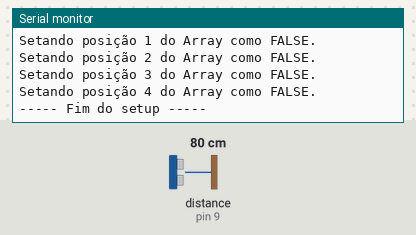
The sketch below on a simulated Arduino Uno, built with avr-gcc and run on an emulated ATmega328P. On the bench: the last lines printed to the serial monitor. Inputs (shaded band) come from the test bench; at power-on: distance to the obstacle (sensor on pin 9) 80 cm. The echo pulse lasts 58.3 µs per cm.

Above: at 3.5 s.
3.6 s: distance to the obstacle (sensor on pin 9) set to 2 cm
At 4.9 s:
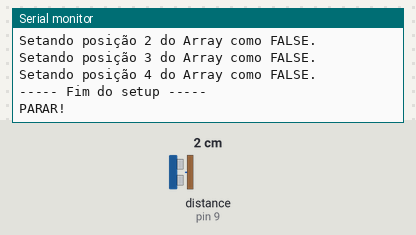
5.2 s: distance to the obstacle (sensor on pin 9) set to 35 cm
At 6.3 s:
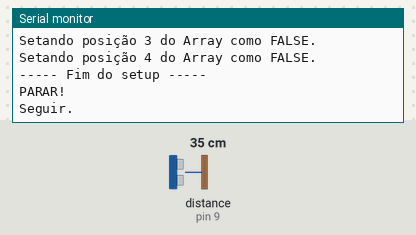
Timing chart, 0 to 8.2 s (numbered marks = the images above; inputs shaded):
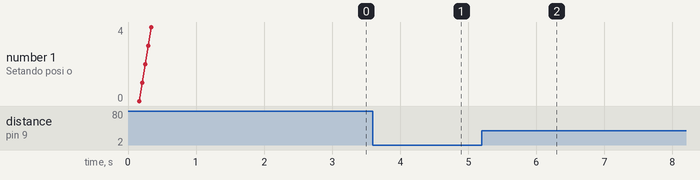

The sketch:

sensor_ultra.ino
```cpp
#include <HCSR04.h>

//Definição de pinos
#define pingTrig 8
#define pingEcho 9


//Definição de parâmetros
#define distObstaculo 27 // distancia em centimetros
#define tempoLeitura 50 //minimo de intervalo para cada leitura
#define medidaDist 5 //quantidade de medidas armazenadas

#define DEBUG

// Variaveis
boolean       obstaculo = false;
boolean       parar = false;
boolean       novaLeitura;
boolean       mediaSensor[medidaDist];
byte          posicao;
byte          contaObstaculo = 0;
unsigned long controleLeitura;

//instanciando objetos
HCSR04 sensorHCSR04(pingTrig, pingEcho);


  void setup() {
  // put your setup code here, to run once:
  #ifdef DEBUG
    Serial.begin(9600);
    Serial.println(F("|================================================|"));
    Serial.println(F("|= Arduino com sensor de obstáculos ultrasônico =|"));
    Serial.println(F("|================================================|"));
  #endif
  for (byte i = 0; i < medidaDist ; i++){
    mediaSensor[i] = 0;
    #ifdef DEBUG
      Serial.print("Setando posição "); Serial.print(i); Serial.println(" do Array como FALSE.");
    #endif
  }
  posicao = 0;
  #ifdef DEBUG
    Serial.println("----- Fim do setup -----");
  #endif
  delay(2000);
}

void loop() {

  novaLeitura = false;

  if (millis() - controleLeitura > tempoLeitura){
    if (sensorHCSR04.dist() <= distObstaculo){
      obstaculo = true;
      novaLeitura = true;
    } else {
      obstaculo = false;
      novaLeitura = true;
    }
    controleLeitura = millis();
  }

  if (novaLeitura == true){

    mediaSensor[posicao] = obstaculo;
    posicao = posicao + 1;

    for (byte i = 0 ; i < medidaDist ; i++){
      if (mediaSensor[i] == 1) contaObstaculo++;
    }

    if ( contaObstaculo >= ((medidaDist/2) +1)){
      if(parar == false){
        parar = true;
        Serial.println("PARAR!");
      }
    } else {
      if(parar == true){
        parar = false;
        Serial.println("Seguir.");
      }
    }

    contaObstaculo = 0;
    if ( posicao > medidaDist ){
      posicao = 0;
    }
  }

}
```

Measured:
- after the input at 3.6 s, the serial monitor: prints a new line after 0.19 s (image 1)
- after the input at 5.2 s, the serial monitor: prints a new line after 0.12 s (image 2)
